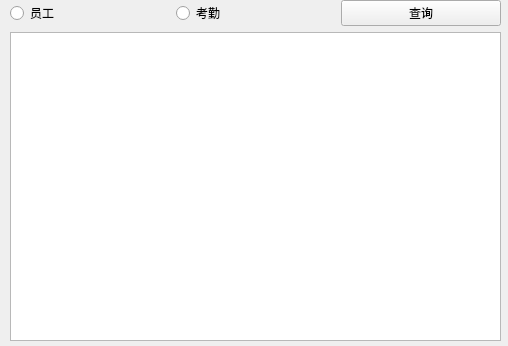
<?xml version="1.0" encoding="UTF-8"?>
<ui version="4.0">
 <class>queryWin</class>
 <widget class="QWidget" name="queryWin">
  <property name="geometry">
   <rect>
    <x>0</x>
    <y>0</y>
    <width>508</width>
    <height>346</height>
   </rect>
  </property>
  <property name="windowTitle">
   <string>Form</string>
  </property>
  <widget class="QWidget" name="layoutWidget">
   <property name="geometry">
    <rect>
     <x>10</x>
     <y>0</y>
     <width>491</width>
     <height>341</height>
    </rect>
   </property>
   <layout class="QVBoxLayout" name="verticalLayout">
    <item>
     <layout class="QHBoxLayout" name="horizontalLayout">
      <item>
       <widget class="QRadioButton" name="rBtnEmployee">
        <property name="text">
         <string>员工</string>
        </property>
       </widget>
      </item>
      <item>
       <widget class="QRadioButton" name="rBtnAttendence">
        <property name="text">
         <string>考勤</string>
        </property>
       </widget>
      </item>
      <item>
       <widget class="QPushButton" name="btnQuery">
        <property name="text">
         <string>查询</string>
        </property>
       </widget>
      </item>
     </layout>
    </item>
    <item>
     <widget class="QTableView" name="tableViewInfo"/>
    </item>
   </layout>
  </widget>
 </widget>
 <resources/>
 <connections/>
</ui>
